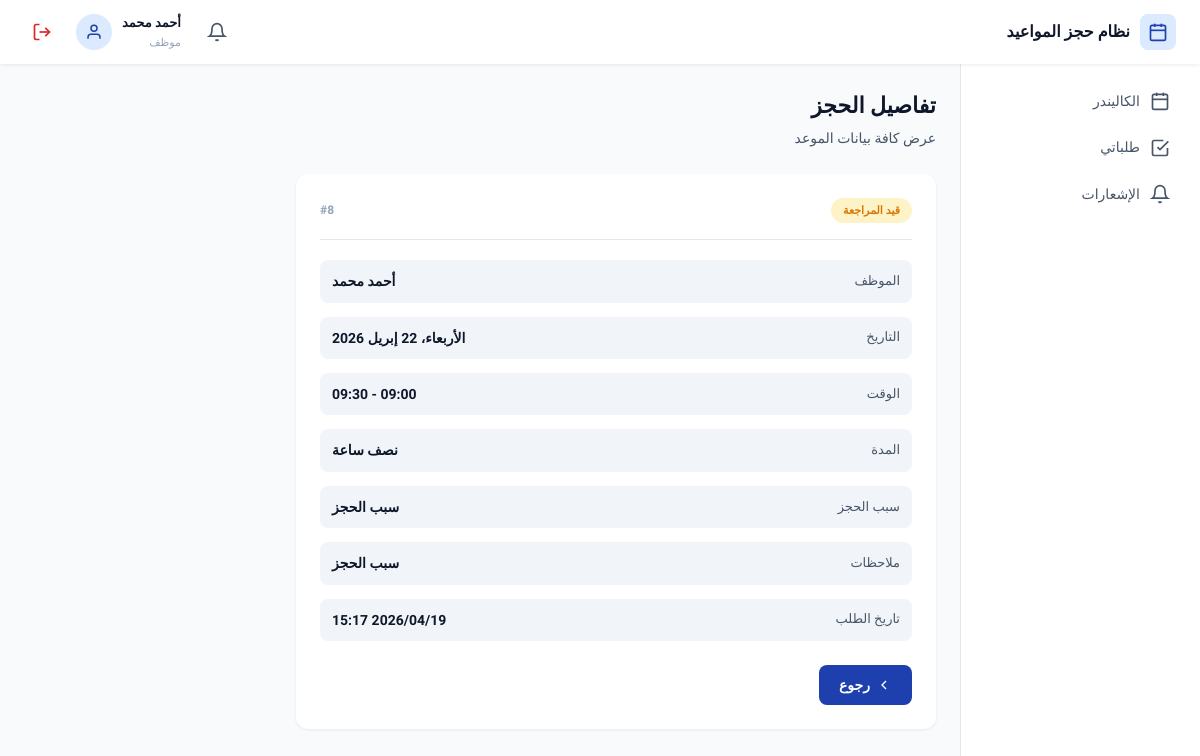
The page /appointment/8/ (signed in) on the database its author committed.
### appointments/models.py (models this page shows, shortened)
class User(AbstractUser):
    ROLE_CHOICES = [
        ('employee', 'موظف'),
        ('secretary', 'سكرتارية'),
        ('executive', 'مدير تنفيذي'),
    ]
    role = models.CharField(max_length=20, choices=ROLE_CHOICES, default='employee', verbose_name='الدور')
    name = models.CharField(max_length=100, verbose_name='الاسم', blank=True)
    phone_number = models.CharField(max_length=20, verbose_name='رقم الهاتف', blank=True, null=True)
    branch = models.ForeignKey(Branch, on_delete=models.SET_NULL, null=True, blank=True, related_name='employees', verbose_name='الفرع')
    class Meta:
        verbose_name = 'مستخدم'
        verbose_name_plural = 'المستخدمون'

class Appointment(models.Model):
    STATUS_CHOICES = [
        ('pending', 'قيد المراجعة'),
        ('approved', 'تمت الموافقة'),
        ('rejected', 'تم الرفض'),
    ]
    DURATION_CHOICES = [
        (30, 'نصف ساعة'),
        (60, 'ساعة'),
        (120, 'ساعتين'),
    ]
    employee = models.ForeignKey(User, on_delete=models.CASCADE, related_name='appointments', verbose_name='الموظف', limit_choices_to={'role': 'employee'})
    day = models.DateField(verbose_name='اليوم')
    start_time = models.TimeField(verbose_name='من الساعة')
    duration = models.IntegerField(choices=DURATION_CHOICES, default=60, verbose_name='المدة')
    reason = models.TextField(verbose_name='سبب الحجز')
    notes = models.TextField(blank=True, null=True, verbose_name='ملاحظات إضافية')
    status = models.CharField(max_length=20, choices=STATUS_CHOICES, default='pending', verbose_name='الحالة')
    created_at = models.DateTimeField(auto_now_add=True, verbose_name='تاريخ الإنشاء')
    class Meta:
        verbose_name = 'موعد'
        verbose_name_plural = 'المواعيد'
        ordering = ['-created_at']
    @property
    def end_time(self):
        from datetime import datetime, timedelta
        dt = datetime.combine(self.day, self.start_time)
        end = dt + timedelta(minutes=self.duration)
        return end.time()
    @property
    def status_label(self):
        return dict(self.STATUS_CHOICES)[self.status]
    @property
    def duration_label(self):
        return dict(self.DURATION_CHOICES)[self.duration]

### appointments/views.py (the view)
# urls.py: path('appointment/<int:pk>/', views.appointment_detail_view, name='appointment_detail'),
@login_required
def appointment_detail_view(request, pk):
    appointment = get_object_or_404(Appointment, pk=pk)
    if request.user.role == 'employee' and appointment.employee != request.user:
        messages.error(request, 'ليس لديك صلاحية لعرض هذا الحجز')
        return redirect('dashboard')
    wa_link = request.session.pop('wa_link', None)
    context = {
        'appointment': appointment,
        'wa_link': wa_link,
    }
    return render(request, 'appointments/appointment_detail.html', context)

### templates/appointments/appointment_detail.html (shortened to what this page needs)
{% extends 'base.html' %}
{% block content %}
<div class="page-header">
    <h1 class="page-title">تفاصيل الحجز</h1>
    <p class="page-desc">عرض كافة بيانات الموعد</p>
</div>
<div class="detail-card">
    <div class="detail-header">
        <span class="status-badge status-{{ appointment.status }}">{{ appointment.status_label }}</span>
        <span class="detail-id">#{{ appointment.id }}</span>
    </div>
    <div class="detail-body">
        <div class="detail-row">
            <span class="detail-label">الموظف</span>
            <span class="detail-value">{{ appointment.employee.name }}</span>
        </div>
        <div class="detail-row">
            <span class="detail-label">التاريخ</span>
            <span class="detail-value">{{ appointment.day|date:"l، d M Y" }}</span>
        </div>
        <div class="detail-row">
            <span class="detail-label">الوقت</span>
            <span class="detail-value">{{ appointment.start_time|date:"H:i" }} - {{ appointment.end_time|date:"H:i" }}</span>
        </div>
        <div class="detail-row">
            <span class="detail-label">المدة</span>
            <span class="detail-value">{{ appointment.duration_label }}</span>
        </div>
        <div class="detail-row">
            <span class="detail-label">سبب الحجز</span>
            <span class="detail-value">{{ appointment.reason }}</span>
        </div>
        {% if appointment.notes %}
        <div class="detail-row">
            <span class="detail-label">ملاحظات</span>
            <span class="detail-value">{{ appointment.notes }}</span>
        </div>
        {% endif %}
        <div class="detail-row">
            <span class="detail-label">تاريخ الطلب</span>
            <span class="detail-value">{{ appointment.created_at|date:"Y/m/d H:i" }}</span>
        </div>
    </div>
    <div class="detail-actions">
        <a href="javascript:history.back()" class="btn btn-primary">
            <svg width="16" height="16" viewBox="0 0 24 24" fill="none" stroke="currentColor" stroke-width="2"><polyline points="15 18 9 12 15 6"></polyline></svg>
            رجوع
        </a>
    </div>
</div>
{% endblock %}

### templates/base.html (shortened to what this page needs)
{% load static %}
<!DOCTYPE html>
<html lang="ar" dir="rtl">
<head>
    <link rel="stylesheet" href="{% static 'css/style.css' %}">
</head>
<body>
    {% if user.is_authenticated %}
    <header class="header">
        <div class="header-logo">
            <div class="logo-icon">
                <svg width="20" height="20" viewBox="0 0 24 24" fill="none" stroke="currentColor" stroke-width="2">
                    <rect x="3" y="4" width="18" height="18" rx="2" ry="2"></rect>
                    <line x1="16" y1="2" x2="16" y2="6"></line>
                    <line x1="8" y1="2" x2="8" y2="6"></line>
                    <line x1="3" y1="10" x2="21" y2="10"></line>
                </svg>
            </div>
            <span class="logo-text">نظام حجز المواعيد</span>
        </div>
        <div class="header-actions">
            <div class="notifications-wrapper">
                <button class="notifications-btn" id="notificationsBtn" onclick="toggleNotifications()">
                    <svg width="20" height="20" viewBox="0 0 24 24" fill="none" stroke="currentColor" stroke-width="2">
                        <path d="M18 8A6 6 0 0 0 6 8c0 7-3 9-3 9h18s-3-2-3-9"></path>
                        <path d="M13.73 21a2 2 0 0 1-3.46 0"></path>
                    </svg>
                </button>
            </div>
            <div class="user-info">
                <div class="user-text">
                    <span class="user-name">{{ user.name|default:user.username }}</span>
                    <span class="user-role">{{ user.get_role_display }}</span>
                </div>
                <div class="user-avatar">
                    <svg width="18" height="18" viewBox="0 0 24 24" fill="none" stroke="currentColor" stroke-width="2">
                        <path d="M20 21v-2a4 4 0 0 0-4-4H8a4 4 0 0 0-4 4v2"></path>
                        <circle cx="12" cy="7" r="4"></circle>
                    </svg>
                </div>
            </div>
            <a href="{% url 'logout' %}" class="logout-btn" title="تسجيل الخروج">
                <svg width="20" height="20" viewBox="0 0 24 24" fill="none" stroke="currentColor" stroke-width="2">
                    <path d="M9 21H5a2 2 0 0 1-2-2V5a2 2 0 0 1 2-2h4"></path>
                    <polyline points="16 17 21 12 16 7"></polyline>
                    <line x1="21" y1="12" x2="9" y2="12"></line>
                </svg>
            </a>
        </div>
    </header>
    <div class="main-layout">
        <aside class="sidebar">
            <nav class="sidebar-nav">
                {% if user.role == 'employee' %}
                <a href="{% url 'employee_calendar' %}" class="nav-item {% if request.resolver_match.url_name == 'employee_calendar' %}active{% endif %}">
                    <svg width="20" height="20" viewBox="0 0 24 24" fill="none" stroke="currentColor" stroke-width="2">
                        <rect x="3" y="4" width="18" height="18" rx="2" ry="2"></rect>
                        <line x1="16" y1="2" x2="16" y2="6"></line>
                        <line x1="8" y1="2" x2="8" y2="6"></line>
                        <line x1="3" y1="10" x2="21" y2="10"></line>
                    </svg>
                    <span>الكاليندر</span>
                </a>
                <a href="{% url 'employee_requests' %}" class="nav-item {% if request.resolver_match.url_name == 'employee_requests' %}active{% endif %}">
                    <svg width="20" height="20" viewBox="0 0 24 24" fill="none" stroke="currentColor" stroke-width="2">
                        <path d="M9 11l3 3L22 4"></path>
                        <path d="M21 12v7a2 2 0 0 1-2 2H5a2 2 0 0 1-2-2V5a2 2 0 0 1 2-2h11"></path>
                    </svg>
                    <span>طلباتي</span>
                </a>
                {% endif %}
                <a href="{% url 'notifications_page' %}" class="nav-item {% if request.resolver_match.url_name == 'notifications_page' %}active{% endif %}">
                    <svg width="20" height="20" viewBox="0 0 24 24" fill="none" stroke="currentColor" stroke-width="2">
                        <path d="M18 8A6 6 0 0 0 6 8c0 7-3 9-3 9h18s-3-2-3-9"></path>
                        <path d="M13.73 21a2 2 0 0 1-3.46 0"></path>
                    </svg>
                    <span>الإشعارات</span>
                </a>
            </nav>
        </aside>
        <main class="main-content">
            {% block content %}{% endblock %}
        </main>
    </div>
    {% endif %}
</body>
</html>

### static/css/style.css (style rules this page uses)
:root { --bg-primary: #F8FAFC; --bg-white: #FFFFFF; --bg-tertiary: #F1F5F9; --text-primary: #0F172A; --text-secondary: #475569; --text-muted: #94A3B8; --accent-primary: #1E40AF; --accent-secondary: #3B82F6; --accent-light: #DBEAFE; --success: #059669; --success-light: #D1FAE5; --warning: #D97706; --warning-light: #FEF3C7; --danger: #DC2626; --danger-light: #FEE2E2; --border-color: #E2E8F0; --shadow-sm: 0 1px 3px rgba(15,23,42,0.08); --shadow-md: 0 4px 12px rgba(15,23,42,0.10); --shadow-lg: 0 8px 24px rgba(15,23,42,0.12); }
* { margin: 0; padding: 0; box-sizing: border-box; }
body { font-family: 'Cairo', sans-serif; background: var(--bg-primary); color: var(--text-primary); font-size: 14px; line-height: 1.6; }
a { text-decoration: none; color: inherit; }
.btn { display: inline-flex; align-items: center; justify-content: center; gap: 6px; height: 40px; padding: 0 20px; border: none; border-radius: 8px; font-family: 'Cairo', sans-serif; font-size: 14px; font-weight: 600; cursor: pointer; transition: all 0.2s; }
.btn-primary { background: var(--accent-primary); color: white; }
.header { position: fixed; top: 0; right: 0; left: 0; height: 64px; background: white; display: flex; align-items: center; justify-content: space-between; padding: 0 24px; box-shadow: 0 1px 4px rgba(15,23,42,0.08); z-index: 100; }
.header-logo { display: flex; align-items: center; gap: 10px; }
.logo-icon { width: 36px; height: 36px; border-radius: 8px; background: var(--accent-light); display: flex; align-items: center; justify-content: center; }
.logo-icon svg { color: var(--accent-primary); }
.logo-text { font-weight: 700; font-size: 16px; }
.header-actions { display: flex; align-items: center; gap: 16px; }
.notifications-wrapper { position: relative; }
.notifications-btn { position: relative; width: 40px; height: 40px; border: none; background: none; border-radius: 8px; cursor: pointer; color: var(--text-secondary); display: flex; align-items: center; justify-content: center; transition: background 0.2s; }
.user-info { display: flex; align-items: center; gap: 10px; }
.user-text { text-align: right; }
.user-name { display: block; font-weight: 600; font-size: 13px; }
.user-role { display: block; font-size: 11px; color: var(--text-muted); }
.user-avatar { width: 36px; height: 36px; border-radius: 50%; background: var(--accent-light); display: flex; align-items: center; justify-content: center; color: var(--accent-primary); }
.logout-btn { width: 36px; height: 36px; border-radius: 8px; display: flex; align-items: center; justify-content: center; color: var(--danger); transition: background 0.2s; }
.main-layout { display: flex; padding-top: 64px; min-height: 100vh; }
.sidebar { width: 240px; background: white; border-left: 1px solid var(--border-color); padding: 16px; flex-shrink: 0; }
.sidebar-nav { display: flex; flex-direction: column; gap: 4px; }
.nav-item { display: flex; align-items: center; gap: 10px; padding: 10px 14px; border-radius: 8px; font-size: 14px; font-weight: 500; color: var(--text-secondary); transition: all 0.2s; }
.nav-item svg { flex-shrink: 0; }
.main-content { flex: 1; padding: 24px; overflow-x: hidden; }
.page-header { margin-bottom: 24px; }
.page-title { font-size: 22px; font-weight: 700; margin-bottom: 4px; }
.page-desc { color: var(--text-secondary); font-size: 14px; }
.status-badge { display: inline-flex; align-items: center; padding: 4px 12px; border-radius: 20px; font-size: 11px; font-weight: 600; }
.status-badge.status-pending { background: var(--warning-light); color: var(--warning); }
.detail-card { background: white; border-radius: 12px; padding: 24px; box-shadow: var(--shadow-sm); max-width: 640px; }
.detail-header { display: flex; align-items: center; justify-content: space-between; margin-bottom: 20px; padding-bottom: 16px; border-bottom: 1px solid var(--border-color); }
.detail-id { font-size: 12px; color: var(--text-muted); font-weight: 600; }
.detail-body { display: flex; flex-direction: column; gap: 14px; margin-bottom: 24px; }
.detail-row { display: flex; justify-content: space-between; align-items: center; padding: 10px 12px; background: var(--bg-tertiary); border-radius: 8px; }
.detail-label { font-size: 13px; color: var(--text-secondary); font-weight: 500; }
.detail-value { font-size: 14px; color: var(--text-primary); font-weight: 600; text-align: left; }
.detail-actions { display: flex; gap: 10px; flex-wrap: wrap; }

### rows shown on the page
User: name "أحمد محمد", role "موظف"
Appointment: status_label "قيد المراجعة", id "8", employee.name "أحمد محمد", day "الأربعاء، 22 إبريل 2026", end_time "09:30", duration_label "نصف ساعة", reason "سبب الحجز", notes "سبب الحجز", created_at "2026/04/19 15:17"
